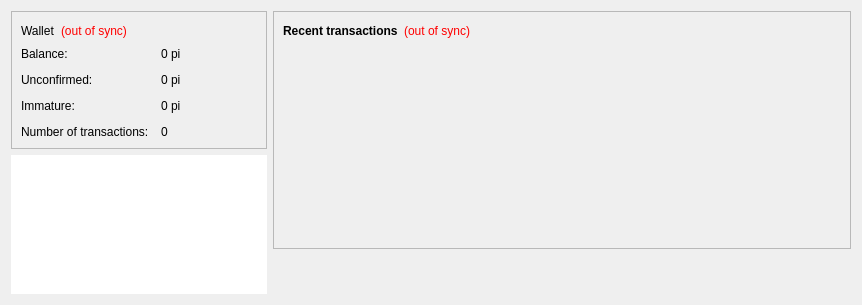
<?xml version="1.0" encoding="UTF-8"?>
<ui version="4.0">
 <class>OverviewPage</class>
 <widget class="QWidget" name="OverviewPage">
  <property name="geometry">
   <rect>
    <x>0</x>
    <y>0</y>
    <width>862</width>
    <height>305</height>
   </rect>
  </property>
  <property name="windowTitle">
   <string>Form</string>
  </property>
  <property name="styleSheet">
   <string notr="true"/>
  </property>
  <layout class="QHBoxLayout" name="horizontalLayout" stretch="0,1">
   <item>
    <layout class="QVBoxLayout" name="verticalLayout_2">
     <item>
      <widget class="QFrame" name="frame">
       <property name="frameShape">
        <enum>QFrame::StyledPanel</enum>
       </property>
       <property name="frameShadow">
        <enum>QFrame::Raised</enum>
       </property>
       <layout class="QVBoxLayout" name="verticalLayout_4">
        <item>
         <layout class="QHBoxLayout" name="horizontalLayout_4">
          <item>
           <widget class="QLabel" name="label_5">
            <property name="font">
             <font>
              <family>Helvetica Neue</family>
              <weight>50</weight>
              <bold>false</bold>
             </font>
            </property>
            <property name="text">
             <string>Wallet</string>
            </property>
           </widget>
          </item>
          <item>
           <widget class="QLabel" name="labelWalletStatus">
            <property name="toolTip">
             <string>The displayed information may be out of date. Your wallet automatically synchronizes with the piCoin network after a connection is established, but this process has not completed yet.</string>
            </property>
            <property name="styleSheet">
             <string notr="true">QLabel { color: red; }</string>
            </property>
            <property name="text">
             <string notr="true">(out of sync)</string>
            </property>
            <property name="alignment">
             <set>Qt::AlignLeading|Qt::AlignLeft|Qt::AlignVCenter</set>
            </property>
           </widget>
          </item>
          <item>
           <spacer name="horizontalSpacer_2">
            <property name="orientation">
             <enum>Qt::Horizontal</enum>
            </property>
            <property name="sizeHint" stdset="0">
             <size>
              <width>40</width>
              <height>20</height>
             </size>
            </property>
           </spacer>
          </item>
         </layout>
        </item>
        <item>
         <layout class="QFormLayout" name="formLayout_2">
          <property name="fieldGrowthPolicy">
           <enum>QFormLayout::AllNonFixedFieldsGrow</enum>
          </property>
          <property name="horizontalSpacing">
           <number>12</number>
          </property>
          <property name="verticalSpacing">
           <number>12</number>
          </property>
          <item row="0" column="0">
           <widget class="QLabel" name="label">
            <property name="text">
             <string>Balance:</string>
            </property>
           </widget>
          </item>
          <item row="0" column="1">
           <widget class="QLabel" name="labelBalance">
            <property name="font">
             <font>
              <family>Helvetica Neue</family>
              <weight>50</weight>
              <bold>false</bold>
             </font>
            </property>
            <property name="cursor">
             <cursorShape>IBeamCursor</cursorShape>
            </property>
            <property name="toolTip">
             <string>Your current balance</string>
            </property>
            <property name="text">
             <string notr="true">0 pi</string>
            </property>
            <property name="textInteractionFlags">
             <set>Qt::LinksAccessibleByMouse|Qt::TextSelectableByKeyboard|Qt::TextSelectableByMouse</set>
            </property>
           </widget>
          </item>
          <item row="1" column="0">
           <widget class="QLabel" name="label_3">
            <property name="text">
             <string>Unconfirmed:</string>
            </property>
           </widget>
          </item>
          <item row="1" column="1">
           <widget class="QLabel" name="labelUnconfirmed">
            <property name="font">
             <font>
              <family>Helvetica Neue</family>
              <weight>50</weight>
              <bold>false</bold>
             </font>
            </property>
            <property name="cursor">
             <cursorShape>IBeamCursor</cursorShape>
            </property>
            <property name="toolTip">
             <string>Total of transactions that have yet to be confirmed, and do not yet count toward the current balance</string>
            </property>
            <property name="text">
             <string notr="true">0 pi</string>
            </property>
            <property name="textInteractionFlags">
             <set>Qt::LinksAccessibleByMouse|Qt::TextSelectableByKeyboard|Qt::TextSelectableByMouse</set>
            </property>
           </widget>
          </item>
          <item row="3" column="0">
           <widget class="QLabel" name="label_2">
            <property name="text">
             <string>Number of transactions:</string>
            </property>
           </widget>
          </item>
          <item row="3" column="1">
           <widget class="QLabel" name="labelNumTransactions">
            <property name="toolTip">
             <string>Total number of transactions in wallet</string>
            </property>
            <property name="text">
             <string notr="true">0</string>
            </property>
           </widget>
          </item>
          <item row="2" column="0">
           <widget class="QLabel" name="labelImmatureText">
            <property name="text">
             <string>Immature:</string>
            </property>
           </widget>
          </item>
          <item row="2" column="1">
           <widget class="QLabel" name="labelImmature">
            <property name="font">
             <font>
              <family>Helvetica Neue</family>
              <weight>50</weight>
              <bold>false</bold>
             </font>
            </property>
            <property name="toolTip">
             <string>Mined balance that has not yet matured</string>
            </property>
            <property name="text">
             <string notr="true">0 pi</string>
            </property>
            <property name="textInteractionFlags">
             <set>Qt::LinksAccessibleByMouse|Qt::TextSelectableByKeyboard|Qt::TextSelectableByMouse</set>
            </property>
           </widget>
          </item>
         </layout>
        </item>
       </layout>
      </widget>
     </item>
     <item>
      <widget class="QGraphicsView" name="graphicsView">
       <property name="autoFillBackground">
        <bool>false</bool>
       </property>
       <property name="styleSheet">
        <string notr="true">background: url(:/icons/res/images/home_img.png) no-repeat;
border:none;
</string>
       </property>
      </widget>
     </item>
     <item>
      <spacer name="verticalSpacer">
       <property name="orientation">
        <enum>Qt::Vertical</enum>
       </property>
       <property name="sizeHint" stdset="0">
        <size>
         <width>20</width>
         <height>40</height>
        </size>
       </property>
      </spacer>
     </item>
    </layout>
   </item>
   <item>
    <layout class="QVBoxLayout" name="verticalLayout_3">
     <item>
      <widget class="QFrame" name="frame_2">
       <property name="frameShape">
        <enum>QFrame::StyledPanel</enum>
       </property>
       <property name="frameShadow">
        <enum>QFrame::Raised</enum>
       </property>
       <layout class="QVBoxLayout" name="verticalLayout">
        <item>
         <layout class="QHBoxLayout" name="horizontalLayout_2">
          <item>
           <widget class="QLabel" name="label_4">
            <property name="text">
             <string>&lt;b&gt;Recent transactions&lt;/b&gt;</string>
            </property>
           </widget>
          </item>
          <item>
           <widget class="QLabel" name="labelTransactionsStatus">
            <property name="toolTip">
             <string>The displayed information may be out of date. Your wallet automatically synchronizes with the piCoin network after a connection is established, but this process has not completed yet.</string>
            </property>
            <property name="styleSheet">
             <string notr="true">QLabel { color: red; }</string>
            </property>
            <property name="text">
             <string notr="true">(out of sync)</string>
            </property>
            <property name="alignment">
             <set>Qt::AlignRight|Qt::AlignTrailing|Qt::AlignVCenter</set>
            </property>
           </widget>
          </item>
          <item>
           <spacer name="horizontalSpacer">
            <property name="orientation">
             <enum>Qt::Horizontal</enum>
            </property>
            <property name="sizeHint" stdset="0">
             <size>
              <width>40</width>
              <height>20</height>
             </size>
            </property>
           </spacer>
          </item>
         </layout>
        </item>
        <item>
         <widget class="QListView" name="listTransactions">
          <property name="styleSheet">
           <string notr="true">QListView { background: transparent; }</string>
          </property>
          <property name="frameShape">
           <enum>QFrame::NoFrame</enum>
          </property>
          <property name="verticalScrollBarPolicy">
           <enum>Qt::ScrollBarAlwaysOff</enum>
          </property>
          <property name="horizontalScrollBarPolicy">
           <enum>Qt::ScrollBarAlwaysOff</enum>
          </property>
          <property name="selectionMode">
           <enum>QAbstractItemView::NoSelection</enum>
          </property>
         </widget>
        </item>
       </layout>
      </widget>
     </item>
     <item>
      <spacer name="verticalSpacer_2">
       <property name="orientation">
        <enum>Qt::Vertical</enum>
       </property>
       <property name="sizeHint" stdset="0">
        <size>
         <width>20</width>
         <height>40</height>
        </size>
       </property>
      </spacer>
     </item>
    </layout>
   </item>
  </layout>
 </widget>
 <resources/>
 <connections/>
</ui>
